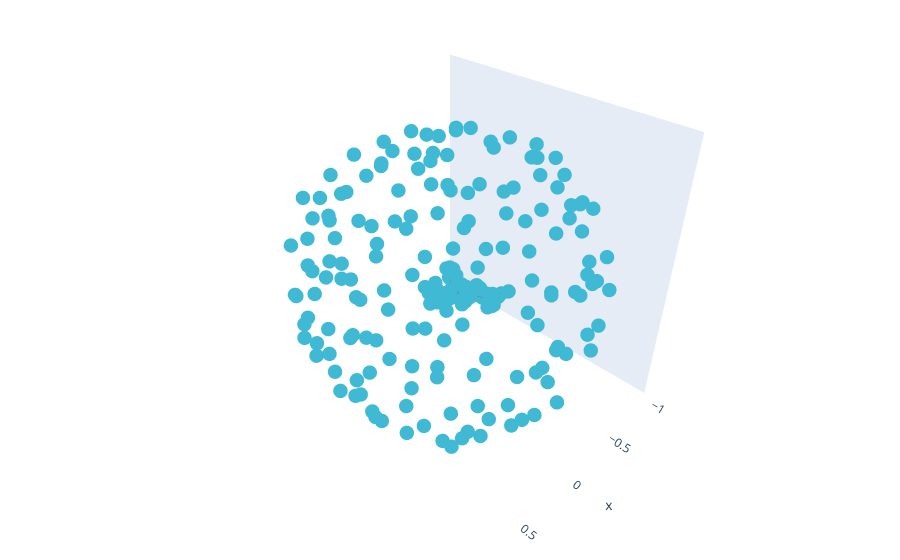

This figure's notebook cell:
### Markdown cell above
### Use the Function

### Code cell
plotly_preview(G, pos)
